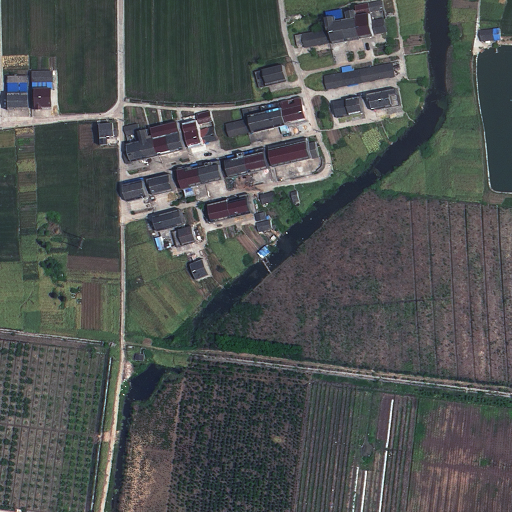
#> input picture Maqolalar/Masofadan-zondlash-tasvirlarini-shovqindan-tozalashda-referenssiz-sifat-metrikalarini-normalizatsiya-qilishning-tarkibiy-bahoga-tasiri/dataset/10_rural.png, 1024 x 1024 px (shown at 1/2 size); its folder holds only this picture in this run
$ python experiment.py
#> lines starting #> are read from the running program, lines starting #| are printed output that depends on the picture
"""
Tajriba: normalizatsiya/standartlashtirishning tasvir sifatini baholash
metrikalarini birlashtirishga ta'sirini ko'rsatish.

Uslubiyat:
1. Sintetik "ko'p to'qimali" bazaviy tasvir yaratiladi (masofadan zondlash
   tasvirlariga xos struktura: gradient + davriy tekstura + chekka bloklar).
2. Bazaviy tasvirga turli darajadagi additiv Gauss shovqini qo'shiladi
   (sigma = 2..40), natijada sifat pasayib boruvchi tasvirlar to'plami olinadi.
3. Har bir shovqinli tasvir uchun (referenssiz) uchta mustaqil metrika
   hisoblanadi:
     M1 - MAD asosidagi lokal shovqin bahosi (tipik diapazon: 0-40)
     M2 - Laplasian energiyasi (yuqori chastota energiyasi, diapazon: 0-6000)
     M3 - Shannon entropiyasi (diapazon: 0-8)
4. Referens sifat ko'rsatkichi sifatida asl (shovqinsiz) tasvirga nisbatan
   PSNR hisoblanadi (faqat tekshirish/validatsiya uchun, metrikalarning
   o'ziga kirmaydi).
5. Uchta metrikadan tarkibiy (composite) baho ikki usulda tuziladi:
     (a) xom qiymatlarni oddiy o'rtacha qilib (normalizatsiyasiz)
     (b) har bir metrikani [0;1] oralig'iga chiziqli normalizatsiya qilib,
         so'ngra o'rtacha olib
   Ikkala tarkibiy bahoning PSNR bilan Spirmen va Pirson korrelyatsiyasi
   hisoblanadi va solishtiriladi.
"""
"""
Tajriba: normalizatsiya/standartlashtirishning tasvir sifatini baholash
metrikalarini birlashtirishga ta'sirini ko'rsatish (REAL TASVIRLAR ASOSIDA).

Ma'lumotlar: 21 ta rural va 21 ta urban aerofotosurat (jami 42 ta, 1024x1024,
RGB), Tezis.zip dan olingan. Ba'zi tasvirlarda no-data (qora) chekkalar bor -
bular avtomatik aniqlanib kesib tashlanadi.

Uslubiyat:
1. Har bir tasvir kulrang shkalaga o'tkaziladi, qora chekkalar kesiladi,
   markazdan 512x512 o'lchamga keltiriladi (metrikalar taqqoslanuvchan
   bo'lishi uchun bir xil o'lchamga normallashtiriladi).
2. Har bir tasvirga turli darajadagi additiv Gauss shovqini qo'shiladi
   (sigma = 2..40), natijada sifat pasayib boruvchi tasvirlar to'plami olinadi.
3. Har bir shovqinli tasvir uchun (referenssiz) uchta mustaqil metrika
   hisoblanadi:
     M1 - MAD asosidagi lokal shovqin bahosi
     M2 - Laplasian energiyasi (yuqori chastota energiyasi)
     M3 - Shannon entropiyasi
4. Referens sifat ko'rsatkichi sifatida asl (shovqinsiz, lekin kesilgan/
   o'lchami moslashtirilgan) tasvirga nisbatan PSNR hisoblanadi.
5. Uchta metrikadan tarkibiy (composite) baho ikki usulda tuziladi:
     (a) xom qiymatlarni oddiy o'rtacha qilib (normalizatsiyasiz)
     (b) har bir metrikani datasetning o'zi bo'yicha [0;1] oralig'iga
         chiziqli normalizatsiya qilib, so'ngra o'rtacha olib
   Ikkala tarkibiy bahoning PSNR bilan Spirmen va Pirson korrelyatsiyasi
   hisoblanadi va solishtiriladi.
"""
import numpy as np
from scipy import stats
from scipy.signal import convolve2d
from PIL import Image
import glob, json, os

rng = np.random.default_rng(42)

IMG_DIR = 'dataset'
TARGET_SIZE = 512

# ---------- 1. Tasvirlarni yuklash va tayyorlash ----------
def load_and_prepare(path, size=TARGET_SIZE, black_thresh=5):
#> called with path = 'dataset/10_rural.png', size = 512, black_thresh = 5
    im = np.array(Image.open(path).convert('L'), dtype=float)
    row_ok = im.mean(axis=1) > black_thresh
    col_ok = im.mean(axis=0) > black_thresh
    if row_ok.any() and col_ok.any():
        im = im[np.ix_(row_ok, col_ok)]
    h, w = im.shape
#> h = 1024; w = 1024
    s = min(h, w)
#> s = 1024
    top, left = (h - s) // 2, (w - s) // 2
#> top = 0; left = 0
    im = im[top:top+s, left:left+s]
    im = np.array(Image.fromarray(im.astype(np.uint8)).resize((size, size), Image.BILINEAR), dtype=float)
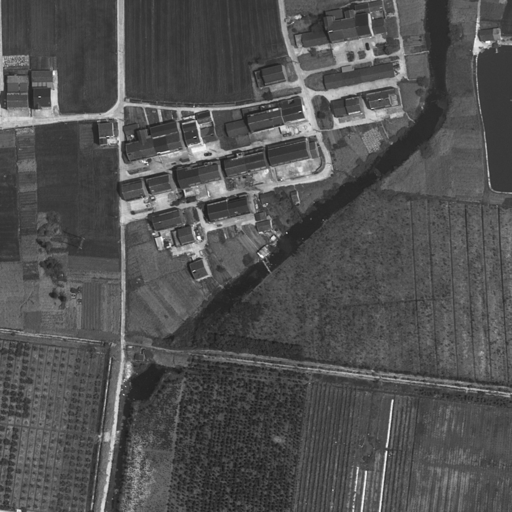
#> im: shape (512, 512) float64; min 25, max 255, mean 81.5
    return im

image_files = sorted(glob.glob(os.path.join(IMG_DIR, '*.png')))
dataset = []
for f in image_files:
    label = 'urban' if 'urban' in os.path.basename(f) else 'rural'
    dataset.append(dict(path=f, label=label, base=load_and_prepare(f)))
print(f"Yuklandi: {len(dataset)} ta tasvir "
      f"({sum(1 for d in dataset if d['label']=='urban')} urban, "
      f"{sum(1 for d in dataset if d['label']=='rural')} rural)")
#| Yuklandi: 1 ta tasvir (0 urban, 1 rural)

# ---------- 2. Shovqin darajalari ----------
sigmas = [2, 4, 6, 9, 12, 16, 20, 25, 30, 35, 40]
N_REALIZATIONS = 3  # har bir (tasvir, sigma) juftligi uchun

def add_noise(img, sigma):
    noisy = img + rng.normal(0, sigma, img.shape)
    return np.clip(noisy, 0, 255)

# ---------- 3. Referenssiz metrikalar ----------
def laplacian(img):
    k = np.array([[0, 1, 0], [1, -4, 1], [0, 1, 0]], dtype=float)
    return convolve2d(img, k, mode='valid')

def mad_noise_estimate(img):
    lap = laplacian(img)
    return np.median(np.abs(lap - np.median(lap))) * 1.4826

def laplacian_energy(img):
    lap = laplacian(img)
    return float(np.var(lap))

def shannon_entropy(img):
    hist, _ = np.histogram(img, bins=256, range=(0, 255), density=True)
    hist = hist[hist > 0]
    return float(-np.sum(hist * np.log2(hist)) * (255 / 256))

def psnr(clean, noisy):
    mse = np.mean((clean - noisy) ** 2)
    if mse == 0:
        return 100.0
    return 20 * np.log10(255.0 / np.sqrt(mse))

# ---------- 4. Ma'lumotlarni yig'ish ----------
records = []
for d in dataset:
    base = d['base']
    for s in sigmas:
        for r_idx in range(N_REALIZATIONS):
            noisy = add_noise(base, s)
            m1 = mad_noise_estimate(noisy)
            m2 = laplacian_energy(noisy)
            m3 = shannon_entropy(noisy)
            p = psnr(base, noisy)
            records.append(dict(image=os.path.basename(d['path']), label=d['label'],
                                 sigma=s, realization=r_idx,
                                 M1_MAD=m1, M2_LapEnergy=m2, M3_Entropy=m3, PSNR=p))
#> this loop made 1 pass
#> pass 1, in add_noise, `noisy = img + rng.normal(0, sigma, img.shape)`:
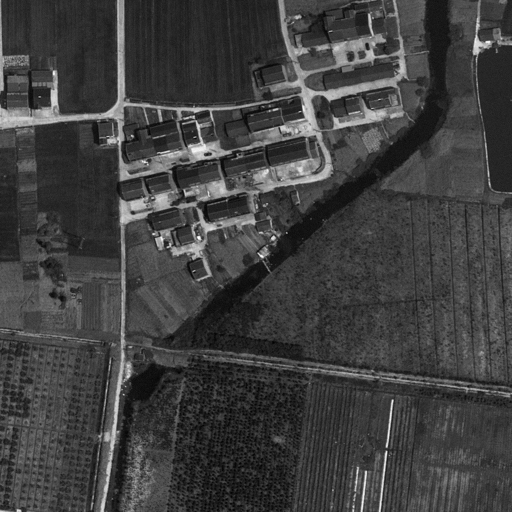
#> noisy: shape (512, 512) float64; min 22.84, max 255.8, mean 81.5; drawn with min black and max white
#> pass 1, in mad_noise_estimate, `lap = laplacian(img)`:
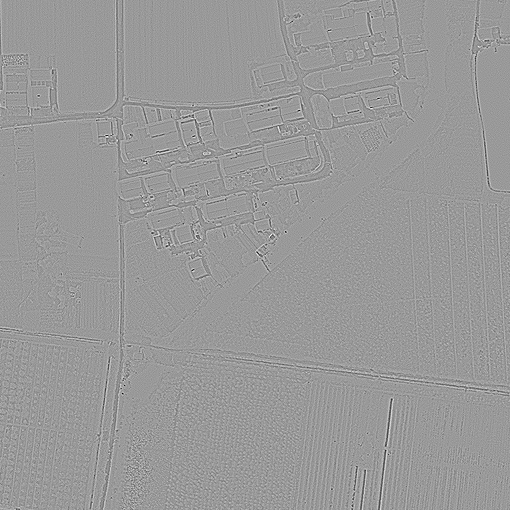
#> lap: shape (510, 510) float64; min -347.3, max 229, mean 0; drawn with min black and max white
#> after the loop:
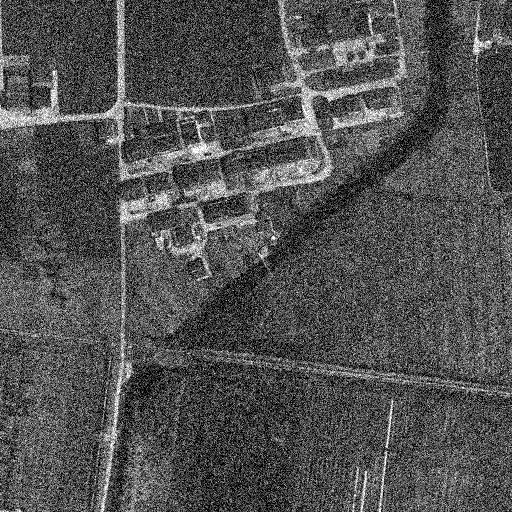
#> noisy: shape (512, 512) float64; min 0, max 255, mean 82.1
#> after the loop, records = 33 items

print(f"Jami namunalar soni: {len(records)}")
#| Jami namunalar soni: 33

M1 = np.array([r['M1_MAD'] for r in records])
#> M1 = 33 values, max 178.4 at index 32, min 18.88 at index 2, mean 85.08
M2 = np.array([r['M2_LapEnergy'] for r in records])
#> M2 = 33 values, max 30411.6 at index 32, min 710.1 at index 1, mean 9854.2
M3 = np.array([r['M3_Entropy'] for r in records])
#> M3 = 33 values, max 7.43 at index 31, min 6.62 at index 1, mean 7
PSNR = np.array([r['PSNR'] for r in records])
#> PSNR = 33 values, max 42.11 at index 2, min 16.4 at index 32, mean 25.94

# ---------- 5. Tarkibiy baho: normalizatsiyasiz vs normalizatsiya bilan ----------
def minmax(v):
    return (v - v.min()) / (v.max() - v.min())

composite_raw = (M1 + M2 + M3) / 3.0
#> composite_raw = 33 values, max 10199.1 at index 32, min 245.2 at index 1, mean 3315.4
composite_norm = (minmax(M1) + minmax(M2) + minmax(M3)) / 3.0
#> composite_norm = 33 values, max 0.998 at index 32, min 0.000177 at index 1, mean 0.399

def corr(a, b):
    sp = stats.spearmanr(a, b)
    pe = stats.pearsonr(a, b)
    pe_r = pe.statistic if hasattr(pe, 'statistic') else pe[0]
    return sp.correlation, pe_r

results = {}
for name, vec in [('M1_MAD', M1), ('M2_LapEnergy', M2), ('M3_Entropy', M3),
                   ('Composite_raw', composite_raw), ('Composite_normalized', composite_norm)]:
    sp, pe = corr(vec, PSNR)
    results[name] = dict(spearman_vs_PSNR=round(float(sp), 4), pearson_vs_PSNR=round(float(pe), 4),
                          min=round(float(vec.min()), 3), max=round(float(vec.max()), 3))
#> this loop made 5 passes
#> (name, sp, pe, pe_r in corr) on passes 1 to 5: ('M1_MAD', -0.997, -0.922, -0.922), ('M2_LapEnergy', -0.996, -0.829, -0.829), ('M3_Entropy', -0.993, -0.943, -0.943), ('Composite_raw', -0.996, -0.83, -0.83), ('Composite_normalized', -0.997, -0.909, -0.909)
#> after the loop, results = 5 items

print(json.dumps(results, indent=2, ensure_ascii=False))
#> (printed output is left out)

image_ids = {os.path.basename(d['path']): i for i, d in enumerate(dataset)}
IMG_ID = np.array([image_ids[r['image']] for r in records])
#> IMG_ID = 33 values from 0 to 0

np.savez('data.npz',
          sigmas=np.array(sigmas), M1=M1, M2=M2, M3=M3, PSNR=PSNR,
          composite_raw=composite_raw, composite_norm=composite_norm,
          image_id=IMG_ID, n_images=len(dataset))

with open('results.json', 'w', encoding='utf-8') as f:
    json.dump(dict(n_images=len(dataset), n_samples=len(records), correlations=results), f,
               ensure_ascii=False, indent=2)

$ run again, on Maqolalar/Masofadan-zondlash-tasvirlarini-shovqindan-tozalashda-referenssiz-sifat-metrikalarini-normalizatsiya-qilishning-tarkibiy-bahoga-tasiri/dataset/12_rural.png
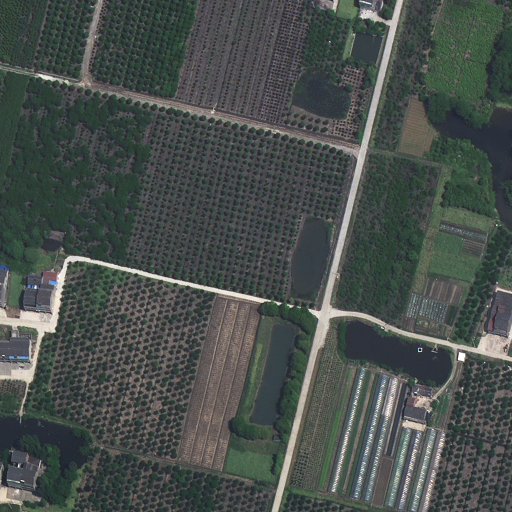
#> input picture Maqolalar/Masofadan-zondlash-tasvirlarini-shovqindan-tozalashda-referenssiz-sifat-metrikalarini-normalizatsiya-qilishning-tarkibiy-bahoga-tasiri/dataset/12_rural.png, 1024 x 1024 px (shown at 1/2 size)
#| Yuklandi: 1 ta tasvir (0 urban, 1 rural)
#> the loop `for d in dataset:` made 1 pass
#> pass 1, in mad_noise_estimate, `lap = laplacian(img)`:
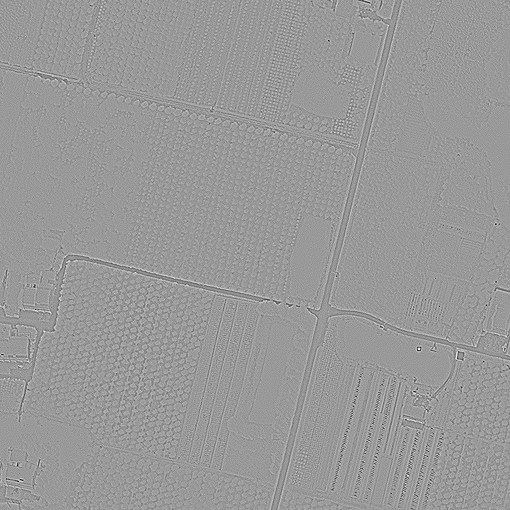
#> lap: shape (510, 510) float64; min -311.2, max 206.4, mean 0; drawn with min black and max white
#> after the loop `for d in dataset:`:
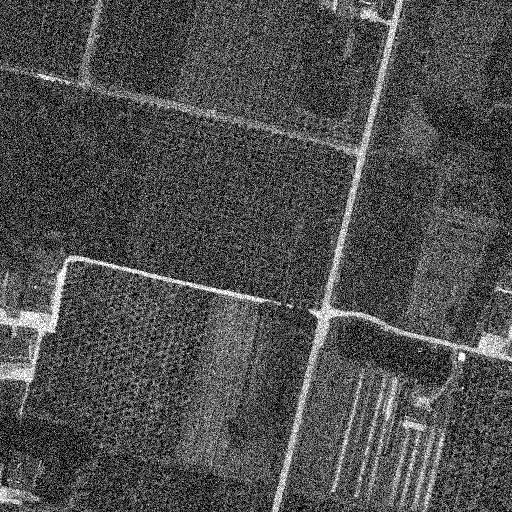
#> noisy: shape (512, 512) float64; min 0, max 255, mean 78.1
#> after the loop `for d in dataset:`: records = 33 items
#| Jami namunalar soni: 33
#> M1 = 33 values, max 178.1 at index 32, min 18.8 at index 1, mean 84.62
#> M2 = 33 values, max 29913.3 at index 32, min 587.8 at index 1, mean 9666
#> M3 = 33 values, max 7.37 at index 31, min 6.44 at index 2, mean 6.91
#> PSNR = 33 values, max 42.11 at index 2, min 16.46 at index 32, mean 25.95
#> composite_raw = 33 values, max 10032.9 at index 32, min 204.3 at index 1, mean 3252.5
#> composite_norm = 33 values, max 1 at index 32, min 8.9e-06 at index 1, mean 0.408
#> the loop `for name, vec in [('M1_MAD', M1), ('M2_LapEnergy', M2), ('M3_Entropy',..` made 5 passes
#> (name, sp, pe, pe_r in corr) on passes 1 to 5: ('M1_MAD', -0.996, -0.92, -0.92), ('M2_LapEnergy', -0.998, -0.83, -0.83), ('M3_Entropy', -0.993, -0.954, -0.954), ('Composite_raw', -0.997, -0.831, -0.831), ('Composite_normalized', -0.996, -0.915, -0.915)
#> after the loop `for name, vec in [('M1_MAD', M1), ('M2_LapEnergy', M2), ('M3_Entropy',..`: results = 5 items
#> (printed output is left out)
#> IMG_ID = 33 values from 0 to 0

$ run again, on Maqolalar/Masofadan-zondlash-tasvirlarini-shovqindan-tozalashda-referenssiz-sifat-metrikalarini-normalizatsiya-qilishning-tarkibiy-bahoga-tasiri/dataset/12_urban.png
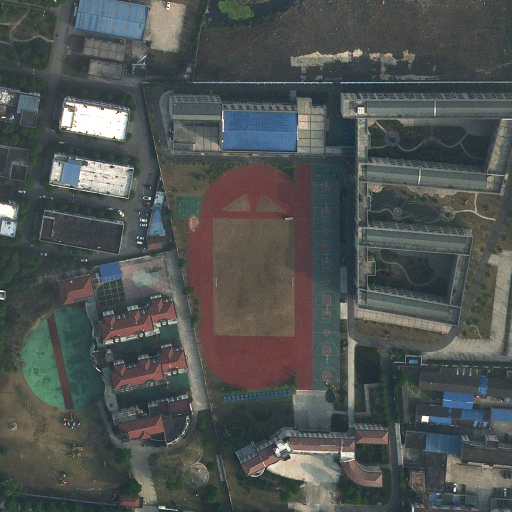
#> input picture Maqolalar/Masofadan-zondlash-tasvirlarini-shovqindan-tozalashda-referenssiz-sifat-metrikalarini-normalizatsiya-qilishning-tarkibiy-bahoga-tasiri/dataset/12_urban.png, 1024 x 1024 px (shown at 1/2 size)
#| Yuklandi: 1 ta tasvir (1 urban, 0 rural)
#> the loop `for d in dataset:` made 1 pass
#> pass 1, in mad_noise_estimate, `lap = laplacian(img)`:
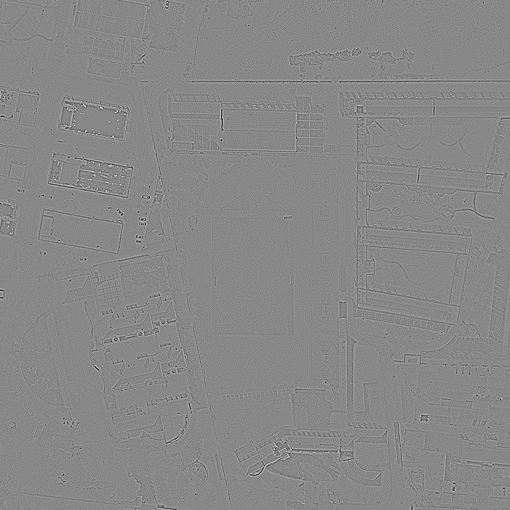
#> lap: shape (510, 510) float64; min -358.2, max 312.8, mean 0; drawn with min black and max white
#> after the loop `for d in dataset:`:
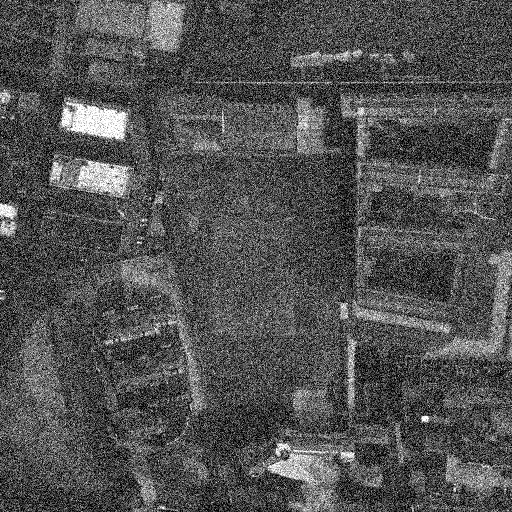
#> noisy: shape (512, 512) float64; min 0, max 255, mean 82.5
#> after the loop `for d in dataset:`: records = 33 items
#| Jami namunalar soni: 33
#> M1 = 33 values, max 177.9 at index 32, min 14.85 at index 2, mean 83.14
#> M2 = 33 values, max 30249.1 at index 32, min 504.7 at index 0, mean 9650.3
#> M3 = 33 values, max 7.42 at index 31, min 6.51 at index 1, mean 6.95
#> PSNR = 33 values, max 42.12 at index 2, min 16.39 at index 32, mean 25.95
#> composite_raw = 33 values, max 10144.8 at index 32, min 175.4 at index 0, mean 3246.8
#> composite_norm = 33 values, max 1 at index 32, min 6.26e-05 at index 1, mean 0.403
#> the loop `for name, vec in [('M1_MAD', M1), ('M2_LapEnergy', M2), ('M3_Entropy',..` made 5 passes
#> (name, sp, pe, pe_r in corr) on passes 1 to 5: ('M1_MAD', -0.998, -0.925, -0.925), ('M2_LapEnergy', -0.997, -0.829, -0.829), ('M3_Entropy', -0.995, -0.948, -0.948), ('Composite_raw', -0.997, -0.83, -0.83), ('Composite_normalized', -0.997, -0.912, -0.912)
#> after the loop `for name, vec in [('M1_MAD', M1), ('M2_LapEnergy', M2), ('M3_Entropy',..`: results = 5 items
#> (printed output is left out)
#> IMG_ID = 33 values from 0 to 0

$ run again, on Maqolalar/Masofadan-zondlash-tasvirlarini-shovqindan-tozalashda-referenssiz-sifat-metrikalarini-normalizatsiya-qilishning-tarkibiy-bahoga-tasiri/dataset/13_rural.png
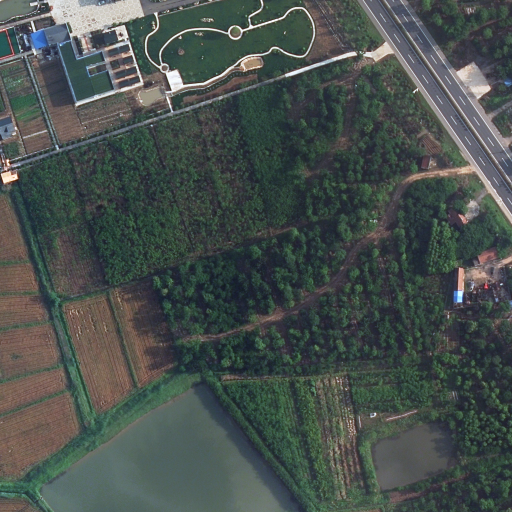
#> input picture Maqolalar/Masofadan-zondlash-tasvirlarini-shovqindan-tozalashda-referenssiz-sifat-metrikalarini-normalizatsiya-qilishning-tarkibiy-bahoga-tasiri/dataset/13_rural.png, 1024 x 1024 px (shown at 1/2 size)
#| Yuklandi: 1 ta tasvir (0 urban, 1 rural)
#> the loop `for d in dataset:` made 1 pass
#> pass 1, in mad_noise_estimate, `lap = laplacian(img)`:
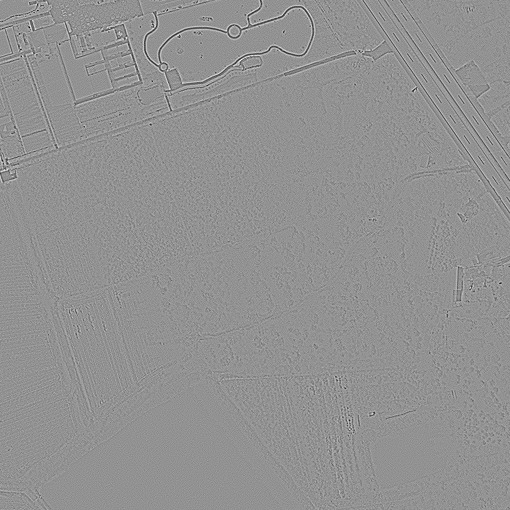
#> lap: shape (510, 510) float64; min -327.2, max 242.9, mean 0; drawn with min black and max white
#> after the loop `for d in dataset:`:
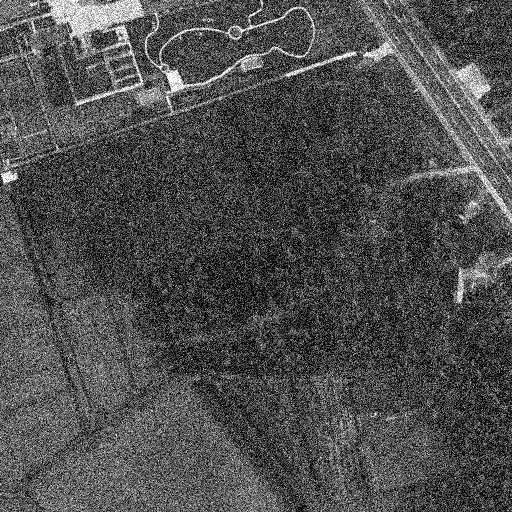
#> noisy: shape (512, 512) float64; min 0, max 255, mean 78.4
#> after the loop `for d in dataset:`: records = 33 items
#| Jami namunalar soni: 33
#> M1 = 33 values, max 177.5 at index 32, min 16.19 at index 2, mean 83.73
#> M2 = 33 values, max 29760.1 at index 32, min 597.3 at index 2, mean 9639.9
#> M3 = 33 values, max 7.37 at index 32, min 6.62 at index 0, mean 7
#> PSNR = 33 values, max 42.11 at index 2, min 16.47 at index 32, mean 25.96
#> composite_raw = 33 values, max 9981.7 at index 32, min 206.7 at index 2, mean 3243.5
#> composite_norm = 33 values, max 1 at index 32, min 3.11e-05 at index 0, mean 0.41
#> the loop `for name, vec in [('M1_MAD', M1), ('M2_LapEnergy', M2), ('M3_Entropy',..` made 5 passes
#> (name, sp, pe, pe_r in corr) on passes 1 to 5: ('M1_MAD', -0.998, -0.924, -0.924), ('M2_LapEnergy', -0.997, -0.83, -0.83), ('M3_Entropy', -0.995, -0.955, -0.955), ('Composite_raw', -0.997, -0.831, -0.831), ('Composite_normalized', -0.998, -0.917, -0.917)
#> after the loop `for name, vec in [('M1_MAD', M1), ('M2_LapEnergy', M2), ('M3_Entropy',..`: results = 5 items
#> (printed output is left out)
#> IMG_ID = 33 values from 0 to 0

$ run again, on Maqolalar/Masofadan-zondlash-tasvirlarini-shovqindan-tozalashda-referenssiz-sifat-metrikalarini-normalizatsiya-qilishning-tarkibiy-bahoga-tasiri/dataset/10_urban.png
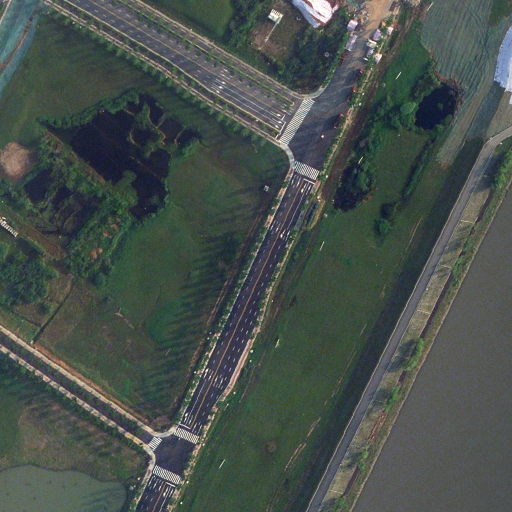
#> input picture Maqolalar/Masofadan-zondlash-tasvirlarini-shovqindan-tozalashda-referenssiz-sifat-metrikalarini-normalizatsiya-qilishning-tarkibiy-bahoga-tasiri/dataset/10_urban.png, 1024 x 1024 px (shown at 1/2 size)
#| Yuklandi: 1 ta tasvir (1 urban, 0 rural)
#> the loop `for d in dataset:` made 1 pass
#> after the loop `for d in dataset:`:
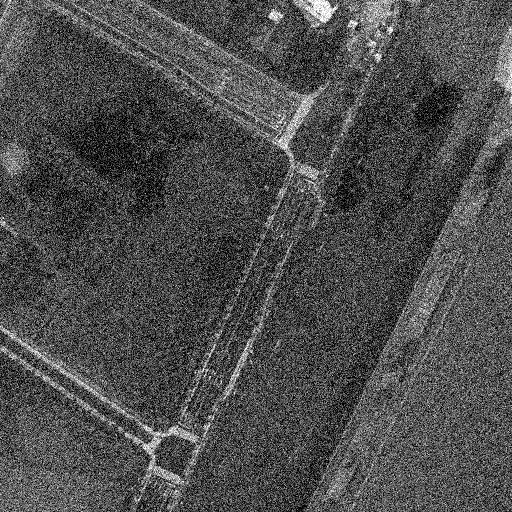
#> noisy: shape (512, 512) float64; min 0, max 255, mean 78.1
#> after the loop `for d in dataset:`: records = 33 items
#| Jami namunalar soni: 33
#> M1 = 33 values, max 177.9 at index 32, min 14.53 at index 2, mean 83.26
#> M2 = 33 values, max 30147.1 at index 32, min 545.2 at index 1, mean 9669.7
#> M3 = 33 values, max 7.33 at index 32, min 6.43 at index 2, mean 6.86
#> PSNR = 33 values, max 42.11 at index 2, min 16.42 at index 32, mean 25.95
#> composite_raw = 33 values, max 10110.8 at index 32, min 188.7 at index 1, mean 3253.3
#> composite_norm = 33 values, max 1 at index 32, min 8.29e-06 at index 2, mean 0.401
#> the loop `for name, vec in [('M1_MAD', M1), ('M2_LapEnergy', M2), ('M3_Entropy',..` made 5 passes
#> (name, sp, pe, pe_r in corr) on passes 1 to 5: ('M1_MAD', -0.995, -0.926, -0.926), ('M2_LapEnergy', -0.999, -0.83, -0.83), ('M3_Entropy', -0.996, -0.944, -0.944), ('Composite_raw', -0.999, -0.83, -0.83), ('Composite_normalized', -0.996, -0.91, -0.91)
#> after the loop `for name, vec in [('M1_MAD', M1), ('M2_LapEnergy', M2), ('M3_Entropy',..`: results = 5 items
#> (printed output is left out)
#> IMG_ID = 33 values from 0 to 0
